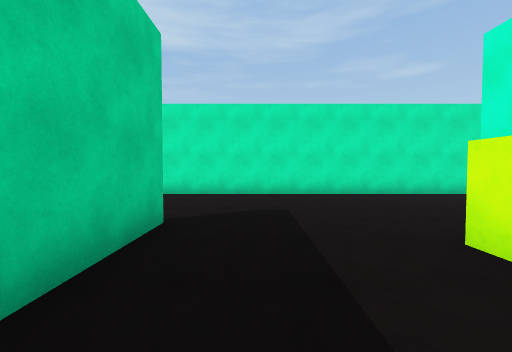
[1] (above)

12 first-person views from a walk through a scene from a Unity 3-D project. The camera is 1.5 m above the floor, tilts 2° down and sees 90° across. The floor is counted in squares, 2 m on a side. Each view is taken from the middle of a square. On the plan, view 1 faces up. The plan holds only what a view shows up to about 9 squares ahead; the rest is blank. The place goes on beyond the plan. The player is left out.

[2]
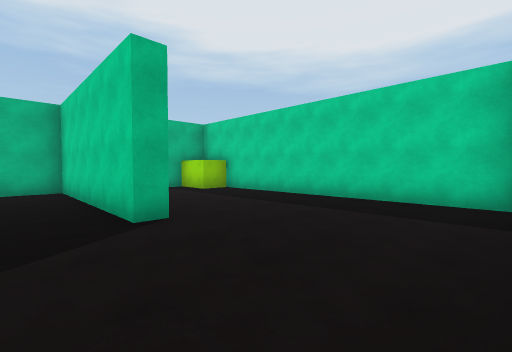

[3]
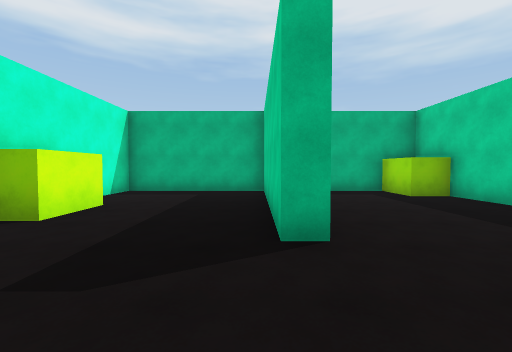

[4]
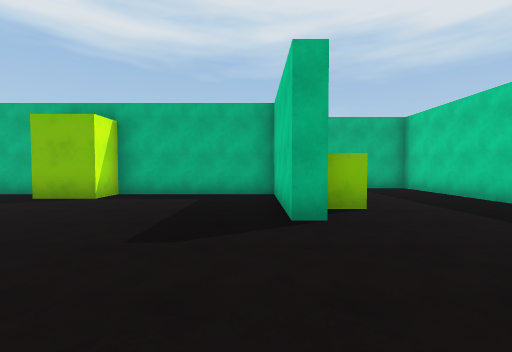

[5]
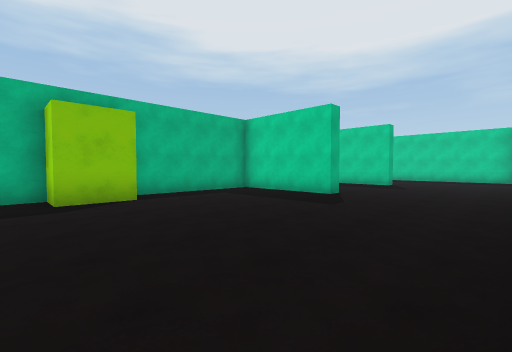

[6]
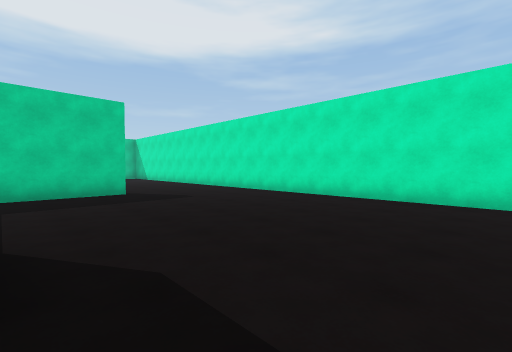

[7]
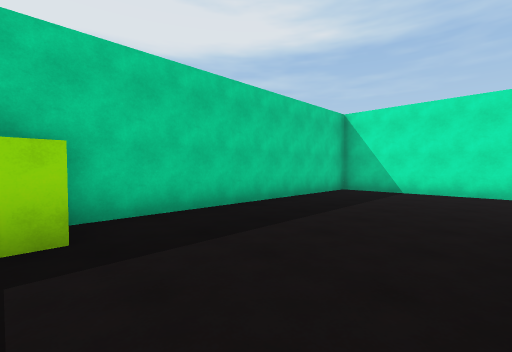

[8]
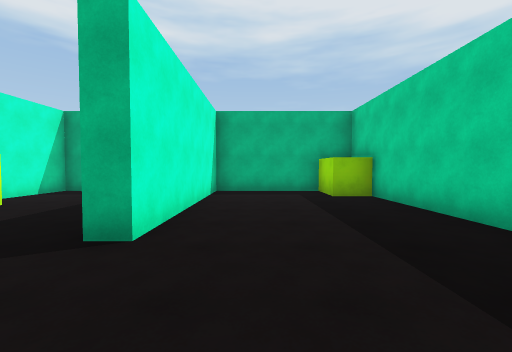

[9]
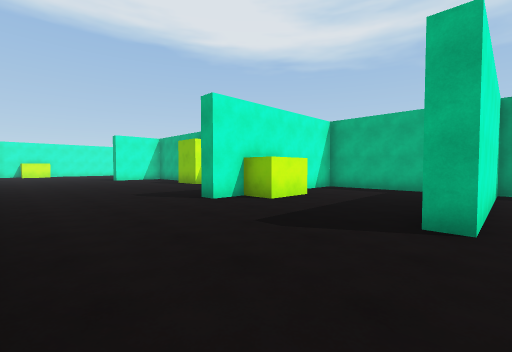

[10]
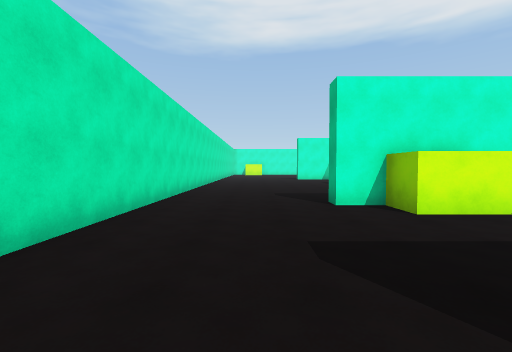

[11]
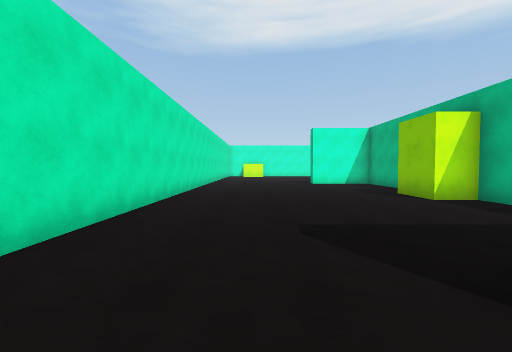

[12]
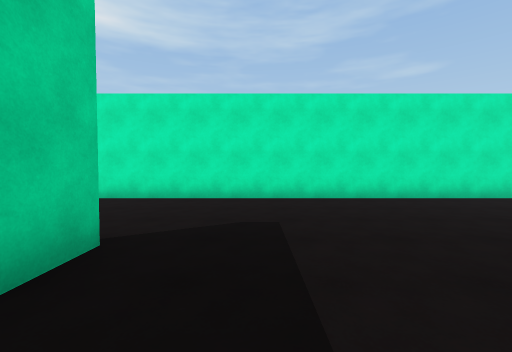

### Floor plan
Points are (right, up) in squares from view 1. A wall is a line through its corners. A room is listed if a view was taken in it or the views show most of it. See-through windows are left out.
Room 1 (views 1, 2, 3, 4, 5, 6, 7, 8, 9, 10, 11, 12)
walls: (2, 0.9) (2, 2.5) (3, 2.5) (3, 3.4) (3.5, 3.4) (3.5, 0) (7.8, 0) (7.8, 1) (9.3, 1) (9.3, 0) (11.1, 0); (11.2, 7.1) (-6, 7.1) (-6, -0.5) (-5, -0.5) (-5, -2) (-1.8, -2) (-1.8, 3.4) (-1.2, 3.4) (-1.2, -2) (3, -2) (3, 0)

Where each view was taken, in squares from view 1:
view 1: 0 up, 0 right, facing up
view 2: 7 up, 0 right, facing down-left
view 3: 6 up, 1 left, facing down
view 4: 7 up, 4 right, facing down
view 5: 7 up, 10 right, facing down-left
view 6: 1 up, 11 right, facing up-left
view 7: 1 down, 2 left, facing up-left
view 8: 6 up, 3 left, facing down
view 9: 7 up, 2 left, facing down-right
view 10: 5 up, 2 left, facing right
view 11: 5 up, 2 right, facing right
view 12: 1 up, 5 right, facing up
